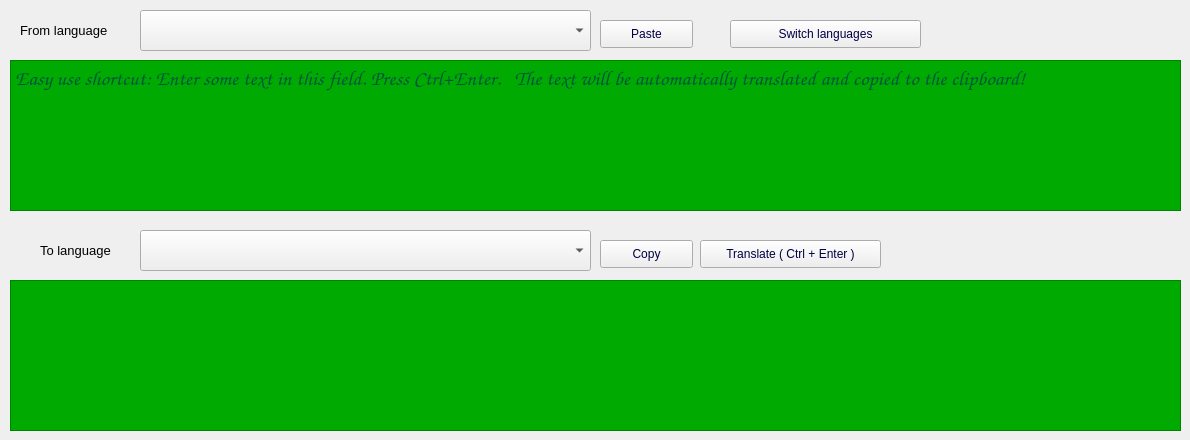
   <widget class="QWidget" name="tab">
    <attribute name="title">
     <string>Translator</string>
    </attribute>
    <widget class="QComboBox" name="cmb_trans_lang_from">
     <property name="geometry">
      <rect>
       <x>140</x>
       <y>10</y>
       <width>451</width>
       <height>41</height>
      </rect>
     </property>
     <property name="font">
      <font>
       <pointsize>12</pointsize>
      </font>
     </property>
    </widget>
    <widget class="QLabel" name="label_16">
     <property name="geometry">
      <rect>
       <x>20</x>
       <y>20</y>
       <width>121</width>
       <height>21</height>
      </rect>
     </property>
     <property name="font">
      <font>
       <pointsize>10</pointsize>
      </font>
     </property>
     <property name="text">
      <string>From language</string>
     </property>
    </widget>
    <widget class="QComboBox" name="cmb_trans_lang_to">
     <property name="geometry">
      <rect>
       <x>140</x>
       <y>230</y>
       <width>451</width>
       <height>41</height>
      </rect>
     </property>
     <property name="font">
      <font>
       <pointsize>12</pointsize>
      </font>
     </property>
    </widget>
    <widget class="QLabel" name="label_17">
     <property name="geometry">
      <rect>
       <x>40</x>
       <y>240</y>
       <width>91</width>
       <height>21</height>
      </rect>
     </property>
     <property name="font">
      <font>
       <pointsize>10</pointsize>
      </font>
     </property>
     <property name="text">
      <string>To language</string>
     </property>
    </widget>
    <widget class="QTextEdit" name="txt_trans_from">
     <property name="geometry">
      <rect>
       <x>10</x>
       <y>60</y>
       <width>1171</width>
       <height>151</height>
      </rect>
     </property>
     <property name="font">
      <font>
       <family>Comic Sans MS</family>
       <pointsize>16</pointsize>
      </font>
     </property>
     <property name="toolTip">
      <string/>
     </property>
     <property name="styleSheet">
      <string notr="true">background-color: rgb(0, 170, 0);
color: rgb(0, 0, 127);</string>
     </property>
     <property name="cursorWidth">
      <number>10</number>
     </property>
     <property name="placeholderText">
      <string>Easy use shortcut: Enter some text in this field. Press Ctrl+Enter.   The text will be automatically translated and copied to the clipboard!</string>
     </property>
    </widget>
    <widget class="QTextEdit" name="txt_trans_to">
     <property name="geometry">
      <rect>
       <x>10</x>
       <y>280</y>
       <width>1171</width>
       <height>151</height>
      </rect>
     </property>
     <property name="font">
      <font>
       <family>Comic Sans MS</family>
       <pointsize>16</pointsize>
      </font>
     </property>
     <property name="styleSheet">
      <string notr="true">background-color: rgb(0, 170, 0);
color: rgb(0, 0, 127);</string>
     </property>
    </widget>
    <widget class="QPushButton" name="btn_paste_from">
     <property name="geometry">
      <rect>
       <x>600</x>
       <y>20</y>
       <width>93</width>
       <height>28</height>
      </rect>
     </property>
     <property name="styleSheet">
      <string notr="true">QPushButton {background-color: light grey; color: rgb(0, 0, 67);}
QPushButton:disabled { color: rgb(130, 130, 130);}
</string>
     </property>
     <property name="text">
      <string>Paste</string>
     </property>
     <property name="autoDefault">
      <bool>false</bool>
     </property>
    </widget>
    <widget class="QPushButton" name="btn_copy_to">
     <property name="geometry">
      <rect>
       <x>600</x>
       <y>240</y>
       <width>93</width>
       <height>28</height>
      </rect>
     </property>
     <property name="styleSheet">
      <string notr="true">background-color: light grey;color: rgb(0, 0, 67);</string>
     </property>
     <property name="text">
      <string>Copy</string>
     </property>
     <property name="autoDefault">
      <bool>false</bool>
     </property>
    </widget>
    <widget class="QPushButton" name="btn_translate">
     <property name="geometry">
      <rect>
       <x>700</x>
       <y>240</y>
       <width>181</width>
       <height>28</height>
      </rect>
     </property>
     <property name="styleSheet">
      <string notr="true">QPushButton {background-color: light grey; color: rgb(0, 0, 67);}
QPushButton:disabled { color: rgb(130, 130, 130);}
</string>
     </property>
     <property name="text">
      <string>Translate ( Ctrl + Enter )</string>
     </property>
     <property name="autoDefault">
      <bool>false</bool>
     </property>
    </widget>
    <widget class="QPushButton" name="btn_switch">
     <property name="geometry">
      <rect>
       <x>730</x>
       <y>20</y>
       <width>191</width>
       <height>28</height>
      </rect>
     </property>
     <property name="styleSheet">
      <string notr="true">QPushButton {background-color: light grey; color: rgb(0, 0, 67);}
QPushButton:disabled { color: rgb(130, 130, 130);}

</string>
     </property>
     <property name="text">
      <string>Switch languages</string>
     </property>
     <property name="autoDefault">
      <bool>false</bool>
     </property>
    </widget>
   </widget>
